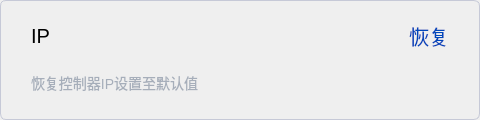
                <widget class="QWidget" name="widgetSystemIpRepair" native="true">
                 <property name="minimumSize">
                  <size>
                   <width>480</width>
                   <height>120</height>
                  </size>
                 </property>
                 <property name="maximumSize">
                  <size>
                   <width>480</width>
                   <height>120</height>
                  </size>
                 </property>
                 <property name="styleSheet">
                  <string notr="true">	border: 1px solid #C6C9D7;
                  border-radius: 6px;</string>
                 </property>
                 <layout class="QGridLayout" name="gridLayout_30">
                  <item row="2" column="1" colspan="2">
                   <widget class="QLabel" name="label_53">
                    <property name="maximumSize">
                     <size>
                      <width>16777215</width>
                      <height>32</height>
                     </size>
                    </property>
                    <property name="styleSheet">
                     <string notr="true">border:none;
          color:#A6AEBA;
          font-size: 14px;</string>
                    </property>
                    <property name="text">
                     <string>恢复控制器IP设置至默认值</string>
                    </property>
                   </widget>
                  </item>
                  <item row="1" column="5">
                   <spacer name="horizontalSpacer_59">
                    <property name="orientation">
                     <enum>Qt::Horizontal</enum>
                    </property>
                    <property name="sizeType">
                     <enum>QSizePolicy::Fixed</enum>
                    </property>
                    <property name="sizeHint" stdset="0">
                     <size>
                      <width>20</width>
                      <height>20</height>
                     </size>
                    </property>
                   </spacer>
                  </item>
                  <item row="1" column="3">
                   <spacer name="horizontalSpacer_73">
                    <property name="orientation">
                     <enum>Qt::Horizontal</enum>
                    </property>
                    <property name="sizeHint" stdset="0">
                     <size>
                      <width>40</width>
                      <height>20</height>
                     </size>
                    </property>
                   </spacer>
                  </item>
                  <item row="1" column="1">
                   <widget class="QLabel" name="label_20">
                    <property name="font">
                     <font>
                      <pointsize>-1</pointsize>
                     </font>
                    </property>
                    <property name="styleSheet">
                     <string notr="true">border:none;
          font-size: 20px;</string>
                    </property>
                    <property name="text">
                     <string>IP</string>
                    </property>
                    <property name="alignment">
                     <set>Qt::AlignLeading|Qt::AlignLeft|Qt::AlignVCenter</set>
                    </property>
                   </widget>
                  </item>
                  <item row="1" column="0">
                   <spacer name="horizontalSpacer_31">
                    <property name="orientation">
                     <enum>Qt::Horizontal</enum>
                    </property>
                    <property name="sizeType">
                     <enum>QSizePolicy::Fixed</enum>
                    </property>
                    <property name="sizeHint" stdset="0">
                     <size>
                      <width>20</width>
                      <height>20</height>
                     </size>
                    </property>
                   </spacer>
                  </item>
                  <item row="1" column="4">
                   <widget class="QPushButton" name="btnSystemDefaultIpRepair">
                    <property name="font">
                     <font>
                      <pointsize>-1</pointsize>
                     </font>
                    </property>
                    <property name="cursor">
                     <cursorShape>PointingHandCursor</cursorShape>
                    </property>
                    <property name="styleSheet">
                     <string notr="true">border:none;
          color: rgba(0,71,187,1);
          text-align:right;
          font-size: 20px;</string>
                    </property>
                    <property name="text">
                     <string>恢复</string>
                    </property>
                   </widget>
                  </item>
                 </layout>
                </widget>
